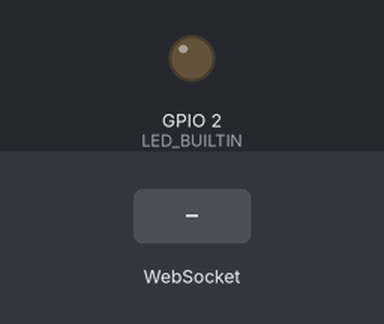
A sketch run on a simulated ESP8266 (NodeMCU). Parts: output pins drawn as LEDs (lit = HIGH, except the on-board LED, lit = LOW). Inputs (shaded band) come from the test bench. WiFi joins after 1.5 s; servers stay silent unless stated; what the sketch prints to the serial monitor is not drawn.

Above: at 0.1 s.
At 2.7 s:
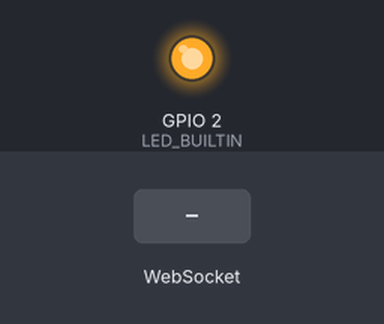
2.8 s: WebSocket text "1" received
Timing chart, 0 to 5.8 s (numbered marks = the images above; inputs shaded):
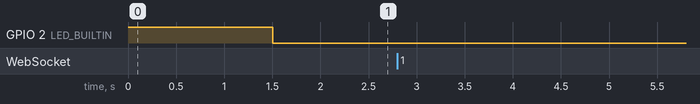

The sketch:

esp01_websocket.ino
```cpp
#include <ESP8266WiFi.h>
#include <WebSocketsServer.h>
#include "config.h"

//just for fix led inverted on esp 8266
#define ON LOW
#define OFF HIGH

String inputString = "";         // a String to hold incoming data

WebSocketsServer webSocket = WebSocketsServer(SOCK_PORT);
void webSocketEvent(uint8_t num, WStype_t type, uint8_t * payload, size_t lenght) {

  switch (type) {
    case WStype_DISCONNECTED:
      break;
    case WStype_CONNECTED: {
      IPAddress connectedIp = webSocket.remoteIP(num);
      Serial.print("connected:");
      Serial.println(connectedIp);
    }
    break;
    case WStype_TEXT: {
      String text = String((char *) &payload[0]);
      Serial.println(text);
    }
     break;
   default:
    Serial.println("WAITING COMMANDS");
    break;
  }
  ///needs be tested
  if(Serial.available()){
    char inChar = (char)Serial.read();
    inputString += inChar;
    if (inChar == '\n') {
       webSocket.sendTXT(0, inputString);
       inputString = "";
    }
  }

}

void setup() {
  Serial.begin(9600);
  pinMode(LED_BUILTIN, OUTPUT);
  digitalWrite(LED_BUILTIN, OFF);
  WiFi.config(ip, dns, gateway, subnet);
  WiFi.begin(WIFI_SSID, WIFI_PASS);
  while (WiFi.status() != WL_CONNECTED) {
    Serial.print(". ");
    delay(100);
  }
  //set default led on to indicate that is connected to wifi
  digitalWrite(LED_BUILTIN, ON);
  printSerialInfo();
  webSocket.begin();
  webSocket.onEvent(webSocketEvent);
}

void loop() {
  //loop every event that happens
  webSocket.loop();
}

void printSerialInfo(){
  Serial.println();
  Serial.print("MAC: ");
  Serial.println(WiFi.macAddress());
  Serial.print("IP: ");
  Serial.println(WiFi.localIP());

}
```

config_example.h
```cpp
#define WIFI_SSID ""
#define WIFI_PASS ""
#define SOCK_PORT 5000
IPAddress ip(192,168,0,155);
IPAddress gateway(192,168,0,1);
IPAddress subnet(255,255,255,0);
IPAddress dns(192,168,0,1);
```

Measured:
- after the input at 2.8 s, every drawn part: stays the same
